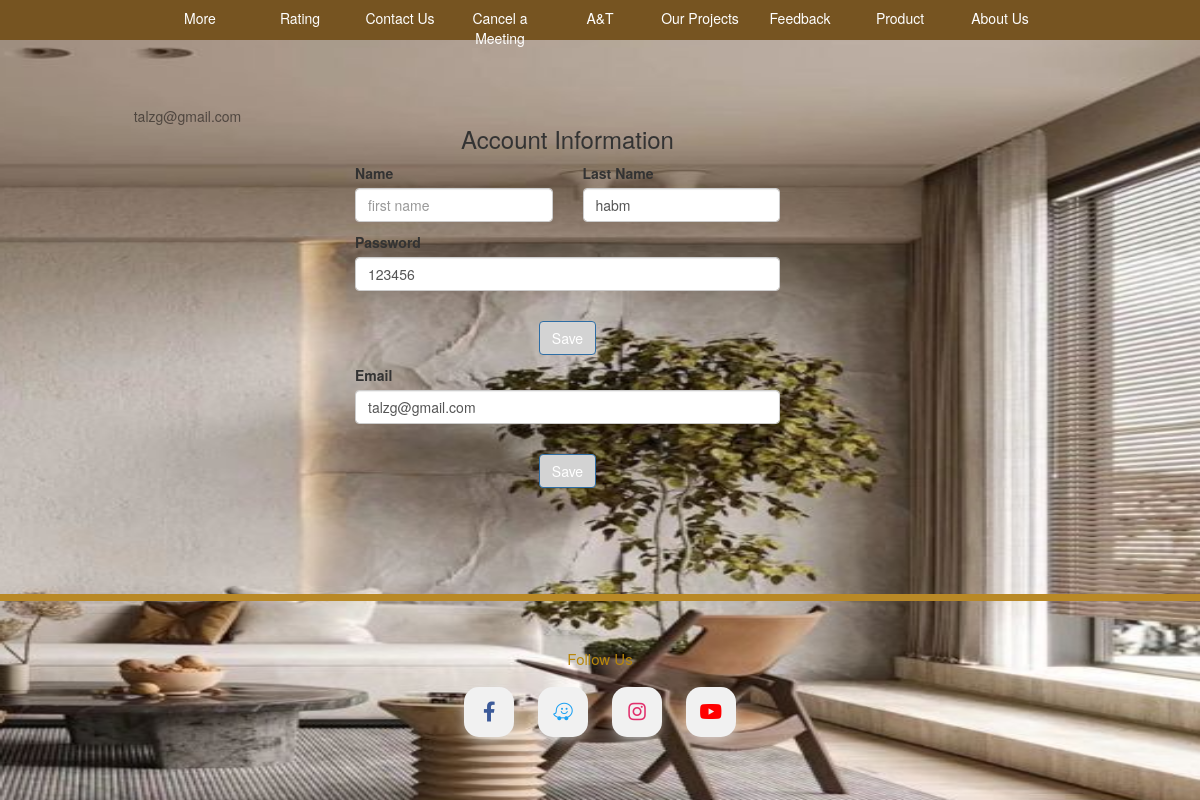
The page /profile.php (signed in) on the database its author committed.
### tables this page shows
CREATE TABLE `user` (
  `id` int(11) NOT NULL,
  `name` varchar(225) NOT NULL,
  `email` varchar(225) NOT NULL,
  `password` varchar(225) NOT NULL,
  `phone` int(10) NOT NULL,
  `status` varchar(100) NOT NULL,
  `lname` varchar(255) DEFAULT NULL,
  `fname` varchar(255) DEFAULT NULL,
  `gender` varchar(255) DEFAULT NULL
);

### profile.php (the view, shortened to what this page needs)
<html lang="en">
<head>
    <link rel="stylesheet" href="https://cdn.jsdelivr.net/npm/bootstrap@5.0.0-alpha1/dist/css/bootstrap.min.css">
</head>
<body>
    <?php include('menu.php') ?>
    <div class="container">
        <form action="" method="post">
            <div class="container rounded bg-black mt-5 mb-5">
                <?php
                $sql = "SELECT * FROM user WHERE email='" . $_SESSION['email'] . "'";
                $query = mysqli_query($con, $sql);
                while ($row = mysqli_fetch_array($query)) {
                    ?>
                    <div class="row">
                        <div class="col-md-3 border-right">
                            <div class="d-flex flex-column align-items-center text-center p-3 py-5"><span class="text-black-50"><?php echo $row['email']; ?></span></div>
                        </div>
                        <div class="col-md-5 border-right">
                            <div class="p-3 py-5">
                                <div class="justify-content-between align-items-center mb-3">
                                    <h3 class="text-center">Account Information</h3>
                                </div>
                                <div class="row mt-2">
    <div class="col-md-6">
        <label class="labels">Name</label>
        <input type="text" class="form-control" name="fname" placeholder="first name" value="<?php echo isset($row['fname']) ? $row['fname'] : ''; ?>" required>
    </div>
    <div class="col-md-6">
        <label class="labels">Last Name</label>
        <input type="text" class="form-control" name="lname" placeholder="last name"  value="<?php echo isset($row['lname']) ? $row['lname'] : ''; ?>"  required>
    </div>
</div>
<div class="row mt-3">
    <div class="col-md-12">
        <label class="labels">Password</label>
        <input type="text" class="form-control" placeholder="password" name="password" value="<?php echo isset($row['password']) ? $row['password'] : ''; ?>" required>
    </div>
    <div class="mt-5 text-center">
        <button class="btn btn-primary profile-button" style="background-color: LightGray;" type="submit" name="saveData">Save</button>
    </div>
</div>
<div class="row mt-3">
    <div class="col-md-12">
        <label class="labels">Email</label>
        <input type="text" class="form-control" value="<?php echo isset($row['email']) ? $row['email'] : ''; ?>" name="email" placeholder="email" required>
    </div>
</div>
                                <div class="mt-5 text-center">
                                    <button class="btn btn-primary profile-button" style="background-color:LightGray;" type="submit" name="saveE">Save</button>
                                </div>
                            </div>
                        </div>
                    </div>
                <?php } ?>
            </div>
        </form>
    </div>
    <?php include("foter.php"); ?>
</body>
</html>

### profile.php (style rules this page uses)
body { background-image:url('img/background2.png'); background-attachment:fixed; background-size:100% 100%; z-index: 1; }
.profile-button { background: LightGray; box-shadow: none; border: none }
.labels { font-size: 14px }
.container { padding: 2%; }

### menu.php (style rules this page uses)
* { margin: 0; padding: 0; box-sizing: border-box; }

### rows shown on the page
user: email "talzg@gmail.com", lname "habm", password "123456"
